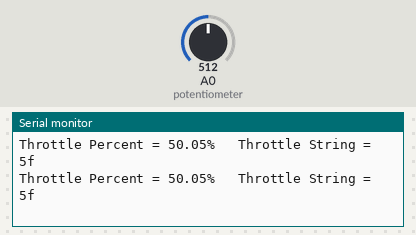
Bench run of a sketch on a simulated Arduino Uno, built with avr-gcc and run on an emulated ATmega328P. Shown: the last lines printed to the serial monitor. The inputs (shaded band) are chosen by the test bench; at power-on: A0 (potentiometer) = 512.

Above: at 1.2 s.
1.3 s: A0 (potentiometer) set to 716
At 1.32 s:
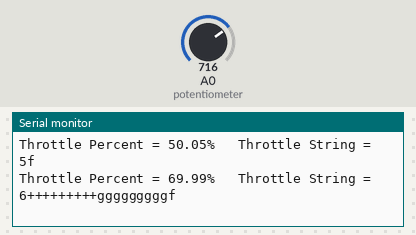
3.2 s: A0 (potentiometer) set to 900
At 3.26 s:
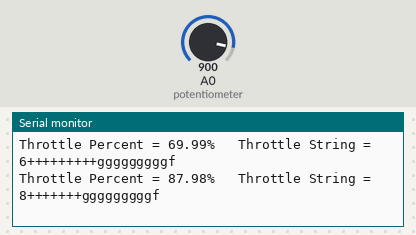
6.2 s: A0 (potentiometer) set to 1023
At 6.3 s:
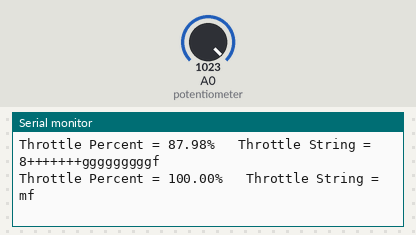

The sketch:

20190209PotentiometerToStringWorking10PercentResolved.ino
```cpp
// 24-Jan-2019 - Programme reads potentiometer signal and converts to string to be sent to Plettenberg.
// Developer: Stephen Murphy
// Status: Working. Does not consider steering or two motors.

int TensCharacter; // Number 1 to 10 at the start of the throttle string

//Variables used to calculate the "TensCharacter"
int FirstTensVariable;
int SecondTensVariable;
int ThirdTensVariable;
int FourthTensVariable;
int FifthTensVariable;

//Variables used to calculate the "DecimalCharacters"
float DecimalValue;
float FirstDecimalVariable;
int SecondDecimalVariable;
float ThirdDecimalVariable;
float ThirdTensVariableDuplicate;
int FourthDecimalVariable;

String OnesCharacters = ""; //String storing the "+" characters for the ones multiplier
String DecimalCharacters = ""; //String storing the "g" characters for the decimal multiplier
String LessThanTenCharacters = ""; //String storing the "-" characters for the ones multiplier when <10%
String LessThanTenDecimalCharacters = ""; //String storing the "l" (as in L for lion) characters for the decimal multiplier when <10%
String FullThrottleString = "m"; //String to store "m" for full throttle, as per the controller manual
String ThrottleString = ""; //String that stores the final concated string to be sent to the motor

float ThrottleInput;  // Variable to store raw input from Potentiometer.
float ThrottlePercent;  //Variable to store throttle %.


//////////////////////////////////////////////////////////////////////////////////
void setup()
{
  Serial.begin(115200); //Serial communication speed
}

//////////////////////////////////////////////////////////////////////////////////
void loop()
{
//Convert the throttle input to a range 0-100.
ThrottleInput = analogRead(A0); //Value from potentiometer placed into "ThrottleInput".
ThrottlePercent = ((ThrottleInput / 1023.00) * 100.00); //Throttle value converted to %.

FirstTensVariable = ThrottlePercent; //Store the 0-100 value read from the potentiometer e.g. 58.67%
TensCharacter = (FirstTensVariable/10); //Stroe the tens multiplier e.g. 5

SecondTensVariable = (TensCharacter*10); //Store the previous value times ten e.g. 50
ThirdTensVariable = (FirstTensVariable - SecondTensVariable); //store the remaining units e.g 58-50 = 8

ThirdTensVariableDuplicate = ThirdTensVariable; // Store the same value in a second variable for seperate calculations simultaneously.

//DecimalValue:
FirstDecimalVariable = ThrottlePercent; //Store the 0-100 value read from the potentiometer e.g. 58.67%
SecondDecimalVariable = ThrottlePercent; //Store the throttle value in an INT data type e.g. 58
ThirdDecimalVariable = (ThrottlePercent - SecondDecimalVariable); //Store just the decimal value e.g. 58.67 - 58 = .67
FourthDecimalVariable = (ThirdDecimalVariable * 10); //Store the decimal multiplier e.g. .67 * 10 = 6

 OnesCharacters = ""; //Clear the string
  while (ThirdTensVariable >= 1) //While the units value is >= 1
  {
  ThirdTensVariable-= 1; //Decrease the units value by 1
  OnesCharacters+="+"; //Increase the OnesCharacters string by "+"
  }

 DecimalCharacters = ""; //Clear the string
  while (FourthDecimalVariable >= 1) //While the decimal units value is >= 1
  {
  FourthDecimalVariable-= 1; //Decrease the units value by 1
  DecimalCharacters+="g"; //Increase the DecimalCharacters string by "+"
  }

 LessThanTenCharacters = ""; //Clear the string
  while (ThirdTensVariableDuplicate < 10) //While the units value is >= 1
  {
  ThirdTensVariableDuplicate+= 1; //increase the units value by 1
  LessThanTenCharacters+="-"; //Increase the DecimalCharacters string by "+"
  }

if (ThrottlePercent == 100.00)
  ThrottleString = (FullThrottleString + "f"); //"mf" will be sent, i.e. forward at 100%
  else if (ThrottlePercent < 10.00)
  ThrottleString = (1 + LessThanTenCharacters + LessThanTenDecimalCharacters + "f"); //e.g. 3.42% = "1-------ggggf"
  else{
  ThrottleString = (TensCharacter + OnesCharacters + DecimalCharacters + "f"); //e.g. 23.42% = "2+++ggggf"
  }

//Print the following values:
Serial.print("Throttle Percent = ");
Serial.print(ThrottlePercent);
Serial.print("%   ");
Serial.print("Throttle String = ");
Serial.println(ThrottleString);


delay(100); // Delay for stability

}
```

Measured:
- after the input at 1.3 s, the serial monitor: prints a new line at once (image 1)
- after the input at 3.2 s, the serial monitor: prints a new line after 0.05 s (image 2)
- after the input at 6.2 s, the serial monitor: prints a new line after 0.10 s (image 3)
